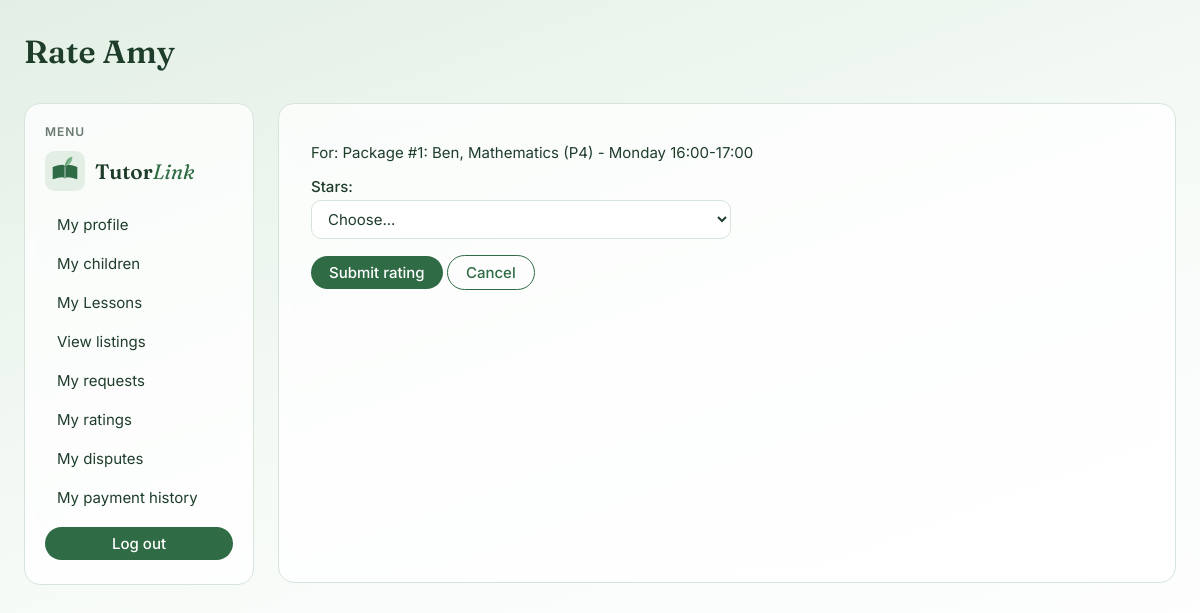
Page /ratings/rate/1/ (signed in) on the committed database.
### accounts/models.py (models this page shows, shortened)
class User(AbstractUser):
    email = models.EmailField(unique=True)
    role = models.CharField(max_length=10, choices=ROLE_CHOICES, default='PARENT')
    phone = models.CharField(max_length=20, blank=True)
    address = models.CharField(max_length=255, blank=True)
    date_of_birth = models.DateField(null=True, blank=True)
    gender = models.CharField(max_length=1, choices=GENDER_CHOICES, blank=True)
    avatar = models.ImageField(upload_to="avatars/", blank=True)
    card_brand = models.CharField(max_length=20, blank=True)
    card_last4 = models.CharField(max_length=4, blank=True)

class Child(models.Model):
    parent = models.ForeignKey(User, on_delete=models.CASCADE)
    first_name = models.CharField(max_length=50)
    last_name = models.CharField(max_length=50)
    level = models.CharField(max_length=3, choices=LEVEL_CHOICES)

### enrolments/models.py (models this page shows, shortened)
class Package(models.Model):
    STATUS_CHOICES = [
        ("ACTIVE", "Active"),
        ("COMPLETED", "Completed"),
        ("CANCELLED", "Cancelled"),
    ]
    enrolment_request = models.OneToOneField(
        EnrolmentRequest, on_delete=models.RESTRICT, related_name="package"
    )
    start_date = models.DateField()
    end_date = models.DateField()
    lesson_count = models.PositiveIntegerField(default=4)
    total_price = models.DecimalField(max_digits=6, decimal_places=2)
    status = models.CharField(max_length=9, choices=STATUS_CHOICES, default="ACTIVE")
    renewal_of = models.ForeignKey(
        "self",
        on_delete=models.SET_NULL,
        null=True,
        blank=True,
        related_name="renewals",
    )
    created_at = models.DateTimeField(auto_now_add=True)
    class Meta:
        constraints = [
            models.CheckConstraint(
                condition=models.Q(end_date__gte=models.F("start_date")),
                name="package_end_date_greater_than_or_equal_to_start_date",
            ),
            models.CheckConstraint(
                condition=models.Q(lesson_count__gt=0),
                name="package_lesson_count_greater_than_0",
            ),
            models.CheckConstraint(
                condition=models.Q(total_price__gt=0),
                name="package_total_price_greater_than_0",
            ),
        ]
    def __str__(self):
        return f"Package #{self.pk}: {self.enrolment_request.child.first_name}, {self.enrolment_request.listing}"

class EnrolmentRequest(models.Model):
    STATUS_CHOICES = [
        ("PENDING", "Pending"),
        ("ACCEPTED", "Accepted"),
        ("DECLINED", "Declined"),
        ("WITHDRAWN", "Withdrawn"),
        ("PAID", "Paid"),
        ("EXPIRED", "Expired"),
    ]
    child = models.ForeignKey(
        Child, on_delete=models.RESTRICT, related_name="enrolment_requests"
    )
    listing = models.ForeignKey(
        Listing, on_delete=models.RESTRICT, related_name="enrolment_requests"
    )
    start_date = models.DateField()
    message = models.TextField(blank=True)  # optional
    status = models.CharField(max_length=9, choices=STATUS_CHOICES, default="PENDING")
    created_at = models.DateTimeField(auto_now_add=True)
    decided_at = models.DateTimeField(null=True, blank=True)  # empty until it happens
    pay_by = models.DateTimeField(null=True, blank=True)  # empty until accepted
    withdraw_reason = models.TextField(blank=True)  # optional
    decline_reason = models.TextField(blank=True)  # optional

### listings/models.py (models this page shows, shortened)
class Listing(models.Model):
    SUBJECT_CHOICES = [
        ("ENGLISH", "English"),
        ("CHINESE", "Chinese"),
        ("MALAY", "Malay"),
        ("TAMIL", "Tamil"),
        ("MATH", "Mathematics"),
        ("E_MATH", "E-Math"),
        ("A_MATH", "A-Math"),
        ("H2_MATH", "H2 Math"),
        ("SCIENCE", "Science"),
        ("PHYSICS", "Physics"),
        ("CHEMISTRY", "Chemistry"),
        ("BIOLOGY", "Biology"),
        ("ECONOMICS", "Economics"),
        ("GEOGRAPHY", "Geography"),
        ("HISTORY", "History"),
        ("LITERATURE", "Literature"),
    ]
    WEEKDAY_CHOICES = [
        (0, "Monday"),
        (1, "Tuesday"),
        (2, "Wednesday"),
        (3, "Thursday"),
        (4, "Friday"),
        (5, "Saturday"),
        (6, "Sunday"),
    ]
    MODE_CHOICES = [
        ("IN_PERSON", "In person"),
        ("ONLINE", "Online"),
        ("HYBRID", "Hybrid")
    ]
    STATUS_CHOICES = [
        ("OPEN", "Open"),
        ("RESERVED", "Reserved"),
        ("FILLED", "Filled"),
        ("CLOSED", "Closed"),
    ]
    tutor = models.ForeignKey(
        TutorProfile, on_delete=models.CASCADE, related_name="listings"
    )
    subject = models.CharField(max_length=10, choices=SUBJECT_CHOICES)
    level = models.CharField(max_length=5, choices=LEVEL_CHOICES)
    weekday = models.PositiveSmallIntegerField(choices=WEEKDAY_CHOICES)
    start_time = models.TimeField()
    end_time = models.TimeField()
    mode = models.CharField(max_length=9, choices=MODE_CHOICES)
    rate_per_hour = models.DecimalField(max_digits=5, decimal_places=2)
    status = models.CharField(max_length=8, choices=STATUS_CHOICES, default="OPEN")
    created_at = models.DateTimeField(auto_now_add=True)
    class Meta:
        constraints = [
            models.CheckConstraint(
                condition=models.Q(rate_per_hour__gt=0),
                name="listing_rate_per_hour_greater_than_zero",
            ),
            models.CheckConstraint(
                condition=models.Q(end_time__gt=models.F("start_time")),
                name="listing_end_after_start",
            ),
        ]
    def __str__(self):
        return f"{self.get_subject_display()} ({self.level}) - {self.get_weekday_display()} {self.start_time:%H:%M}-{self.end_time:%H:%M}"

### ratings/views.py (the view)
# urls.py: path('rate/<int:package_id>/', rate_package_view, name='rate_package'),
@login_required
def rate_package_view(request, package_id):
    package = get_object_or_404(Package, id=package_id)
    tutor = package.enrolment_request.listing.tutor
    parent = package.enrolment_request.child.parent
    rating = Rating(rater=request.user, package=package)
    if request.user == parent:
        rating.rated_tutor = tutor
        target = tutor.user
    elif request.user == tutor.user:
        rating.rated_parent = parent
        target = parent
    else:
        return redirect('index')
    if Rating.objects.filter(rater=request.user, package=package).exists():
        messages.error(request, 'You have already rated this package')
        return redirect('my_ratings')
    if request.method == 'POST':
        form = RatingForm(request.POST, instance=rating)
        if form.is_valid():
            form.save()
            messages.success(request, 'Thank you for your rating')
            return redirect('my_ratings')
    else:
        form = RatingForm(instance=rating)
    return render(request, 'ratings/rate.html', {'form': form, 'package': package, 'target': target})

### ratings/forms.py
class RatingForm(forms.ModelForm):
    stars = forms.TypedChoiceField(
        choices=[('', 'Choose...')] + [(i, i) for i in range(1, 6)],
        coerce=int,
    )
    class Meta:
        model = Rating
        fields = ['stars']

### ratings/templates/ratings/rate.html (shortened to what this page needs)
{% extends 'base.html' %}
{% block header %}
    Rate {{ target.first_name }}
{% endblock %}
{% block content %}
    <p>For: {{ package }}</p>
    <form method="post">
        {{ form }}
        <button type="submit">Submit rating</button>
        <a href="{% url 'my_ratings' %}" class="btn btn-outline">Cancel</a>
    </form>
{% endblock %}

### static/css/style.css (style rules this page uses)
:root { --green-dark: #2f6b45; --green-leaf: #7fb98f; --green-pale: #e3efe5; --ink: #1f3d2b; --muted: #6b7a70; --card: rgba(255, 255, 255, 0.75); --line: #d6e4d9; --danger: #b5523b; --radius: 16px; }
* { box-sizing: border-box; }
body { margin: 0; min-height: 100vh; font-family: 'Inter', system-ui, sans-serif; font-size: 15px; color: var(--ink); background: linear-gradient(160deg, var(--green-pale) 0%, #f7fbf8 50%, #ffffff 100%); background-attachment: fixed; }
a { color: var(--green-dark); text-decoration: none; }
button, input[type="submit"], .btn { display: inline-block; font: inherit; font-weight: 500; padding: 7px 18px; border: none; border-radius: 999px; background: var(--green-dark); color: white; cursor: pointer; }
.btn-outline { background: transparent; color: var(--green-dark); border: 1px solid var(--green-dark); }
input[type="text"], input[type="email"], input[type="password"], input[type="number"], input[type="date"], input[type="time"], select, textarea { font: inherit; width: 100%; max-width: 420px; padding: 8px 12px; border: 1px solid var(--line); border-radius: 10px; background: white; color: var(--ink); }
label { display: block; font-weight: 500; margin-bottom: 4px; }
form > div { margin: 0 0 16px; }

### rows in the picture
User: first_name "Amy"
Package: id+enrolment_request "Package #1: Ben, Mathematics (P4) - Monday 16:00-17:00"
